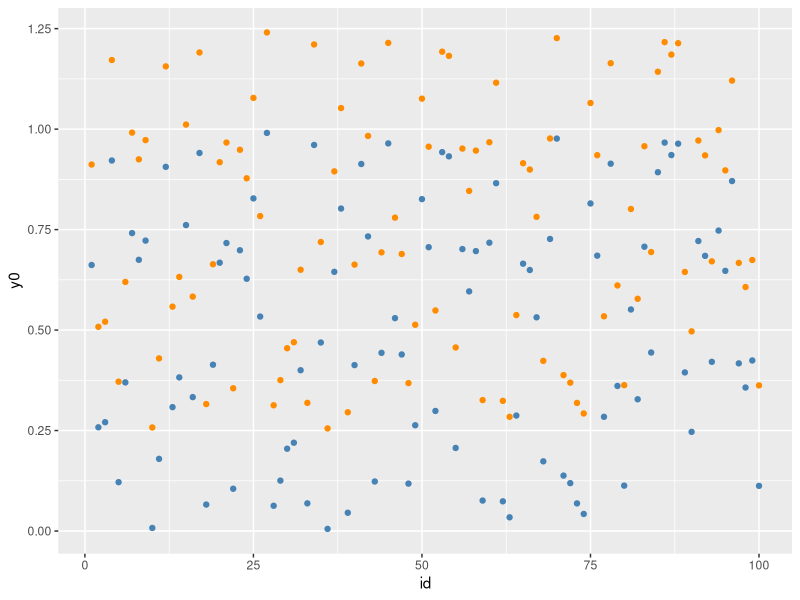
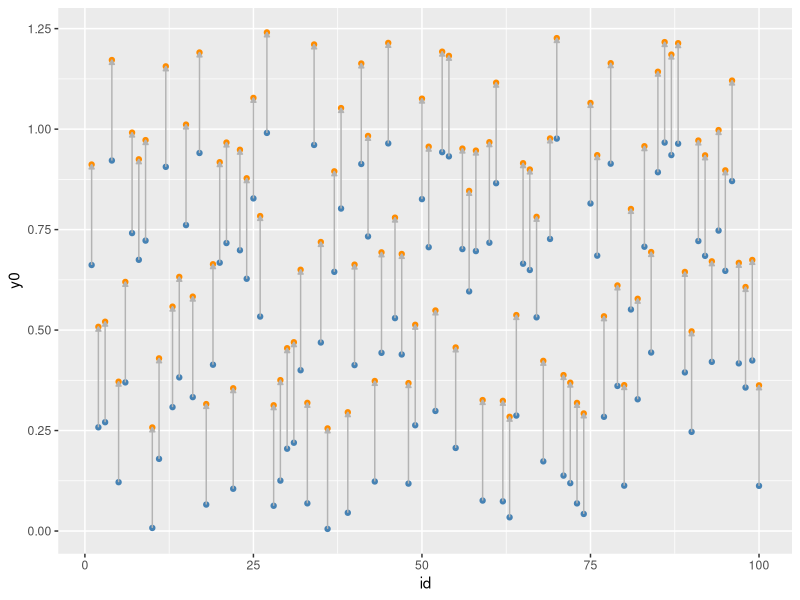
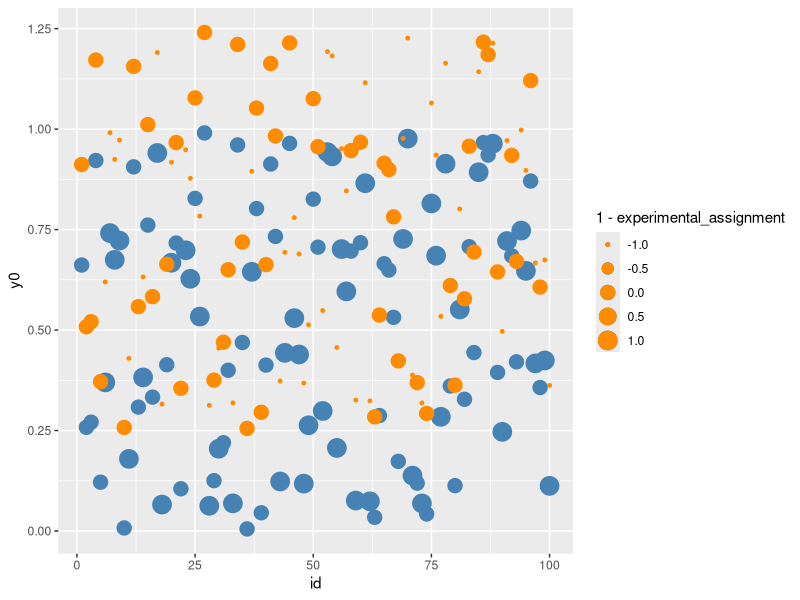
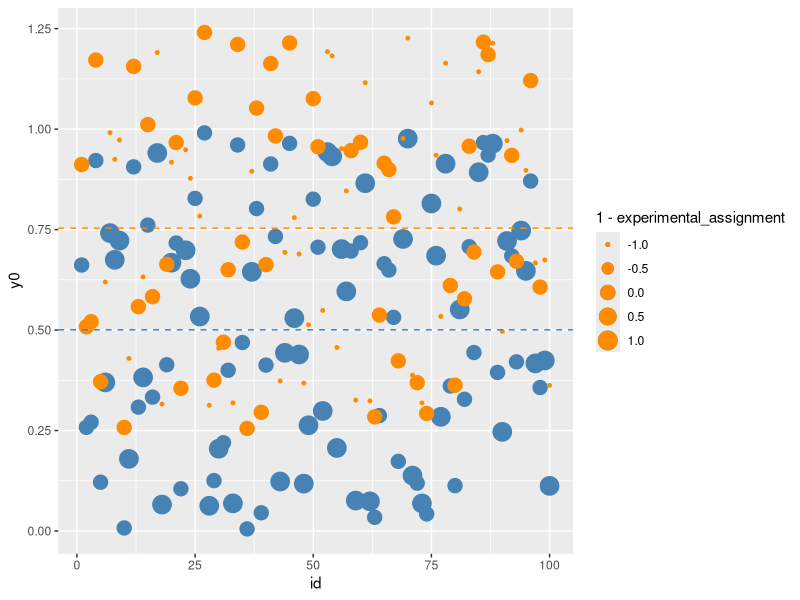
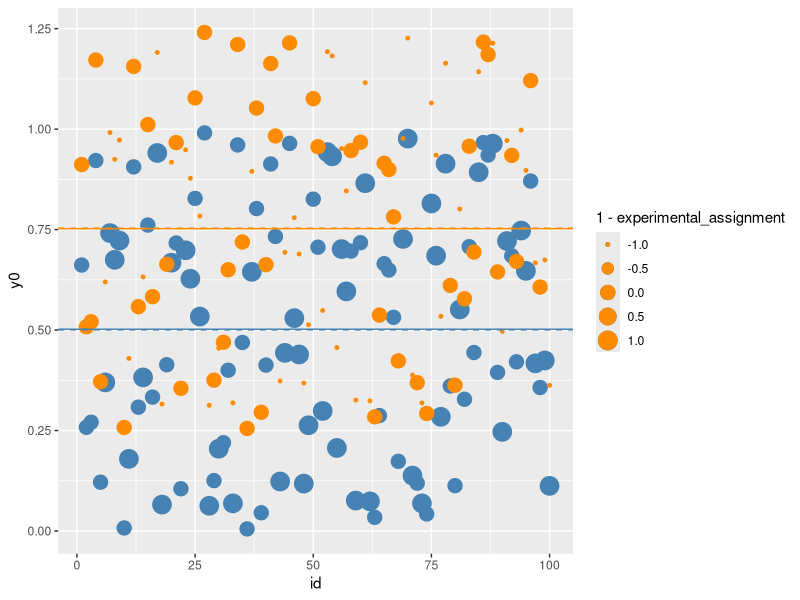
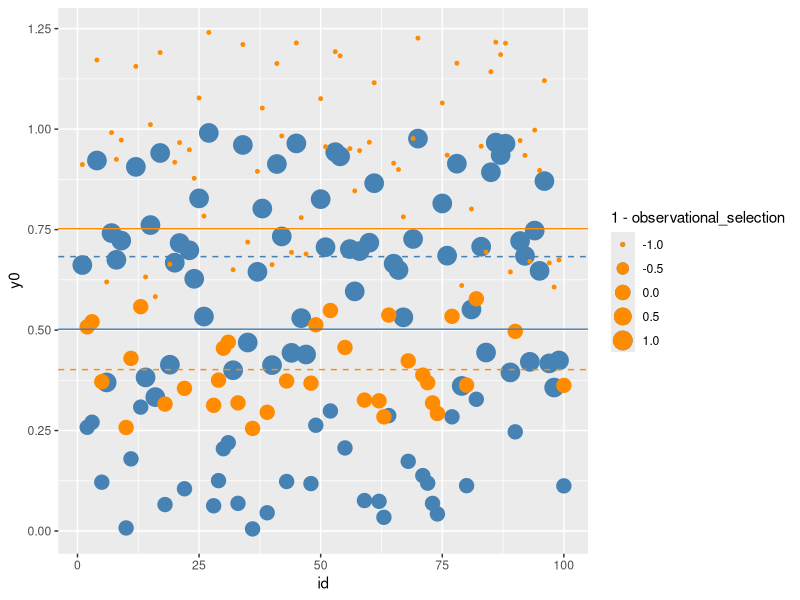

Reproduce these figures in R, in order.
## ---- chunk 1
library(data.table)
library(ggplot2)
## ---- chunk 2
conduct_sample <- function(size) { 
  runif(n=size, min=0, max=10)
}
## ---- chunk 3
theta_1 <- function(data) { 
  # take the first element
  
}

theta_2 <- function(data) { 
  # sum the first two elements and divide by two
  
}

theta_3 <- function(data) { 
  # sum the sample, and divide by 1 less than the sample size
  
}

theta_4 <- function(data) { 
  # sum the sample, and divide by the sample size 
  # honestly, just use the mean call. 
  # clearly, this is a silly function to write, since you're just 
  # providing an alias, without modification, to an existing function. 
  
  mean(data)
  
}
## ---- chunk 4
theta_4(conduct_sample(size=100))
## ---- chunk 5
make_simple_data <- function(size=100) { 
  require(data.table) 
  
  d <- data.table(id = 1:100)  
  
  d[ , y0 := runif(.N, min = 0, max = 1)]
  d[ , y1 := y0 + .25]
  
  return(d)
  }

d <- make_simple_data(size=100)
## ---- chunk 6
d[ , experimental_assignment := sample(0:1, size = .N, replace = TRUE)]
## ---- chunk 7
d[ , observational_selection := ifelse(y0 < .33, 1, 0)]
## ---- chunk 8
first_plot <- ggplot(data=d) + 
  geom_point(aes(x = id, y = y0), color = 'steelblue') + 
  geom_point(aes(x = id, y = y1), color = 'darkorange')
first_plot  
## ---- chunk 9
first_plot +
  geom_segment(
    aes(x = id, xend = id, y = y0, yend = y1), 
    arrow = arrow(ends = 'last', length = unit(0.05, "inches"), type = 'closed'), 
    color = 'grey70'
    )
## ---- chunk 10
second_plot <- ggplot(data = d) + 
  geom_point(aes(x = id, y = y0, size = 1 - experimental_assignment), color = 'steelblue') + 
  geom_point(aes(x = id, y = y1, size = experimental_assignment - 1), color = 'darkorange')

second_plot
## ---- chunk 11
third_plot <- second_plot + 
  geom_hline(yintercept = mean(d[experimental_assignment==0, y0]), color = 'steelblue', linetype = 2) + 
  geom_hline(yintercept = mean(d[experimental_assignment==1, y1]), color = 'darkorange', linetype = 2)
third_plot
## ---- chunk 12
third_plot + 
  geom_hline(yintercept = mean(d[, y0]), color = 'steelblue', linetype = 1) + 
  geom_hline(yintercept = mean(d[, y1]), color = 'darkorange', linetype = 1)
## ---- chunk 13
selection_plot <- ggplot(d) + 
  geom_point(aes(x = id, y = y0, size = 1 - observational_selection), color = 'steelblue') + 
  geom_point(aes(x = id, y = y1, size = observational_selection - 1), color = 'darkorange') + 
  geom_hline(yintercept = d[observational_selection == 0, mean(y0)], color = 'steelblue', linetype = 2) + 
  geom_hline(yintercept = d[observational_selection == 1, mean(y1)], color = 'darkorange', linetype = 2) + 
  geom_hline(yintercept = mean(d[, y0]), color = 'steelblue', linetype = 1) + 
  geom_hline(yintercept = mean(d[, y1]), color = 'darkorange', linetype = 1)

selection_plot
